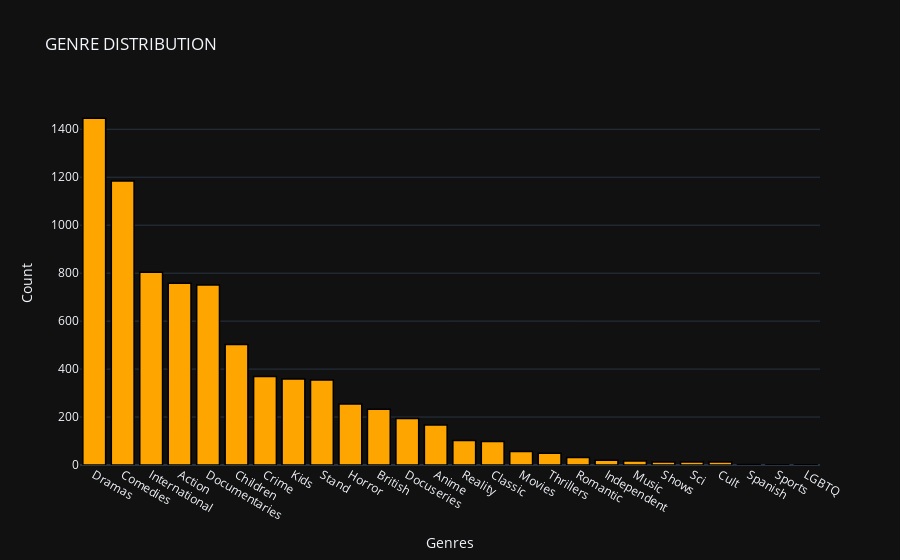

Notebook cell for this chart:
### Code cell
temp_df = df['Genres'].value_counts().reset_index()


# create trace1
trace1 = go.Bar(
                x = temp_df['index'],
                y = temp_df['Genres'],
                marker = dict(color = 'rgb(255,165,0)',
                              line=dict(color='rgb(0,0,0)',width=1.5)))
layout = go.Layout(template= "plotly_dark",title = 'GENRE DISTRIBUTION' , xaxis = dict(title = 'Genres'), yaxis = dict(title = 'Count'))
fig = go.Figure(data = [trace1], layout = layout)
fig.show()

### Figure 1 — Plotly figure (JSON) as saved in the notebook; plotly's stock layout.template omitted (floating-point values rounded to 4 significant figures)
{"data": [{"marker": {"color": "rgb(255,165,0)", "line": {"color": "rgb(0, 0, 0)", "width": 1.5}}, "type": "bar", "x": ["Dramas", "Comedies", "International", "Action", "Documentaries", "Children", "Crime", "Kids", "Stand", "Horror", "British", "Docuseries", "Anime", "Reality", "Classic", "Movies", "Thrillers", "Romantic", "Independent", "Music", "Shows", "Sci", "Cult", "Spanish", "Sports", "LGBTQ"], "y": [1446, 1184, 804, 758, 751, 502, 369, 359, 354, 254, 232, 194, 167, 102, 98, 56, 49, 31, 20, 17, 12, 12, 12, 2, 1, 1]}], "layout": {"title": {"text": "GENRE DISTRIBUTION"}, "xaxis": {"title": {"text": "Genres"}, "type": "category", "range": [-0.5, 25.5], "autorange": true}, "yaxis": {"title": {"text": "Count"}, "type": "linear", "range": [0, 1522.0], "autorange": true}, "autosize": true}}
